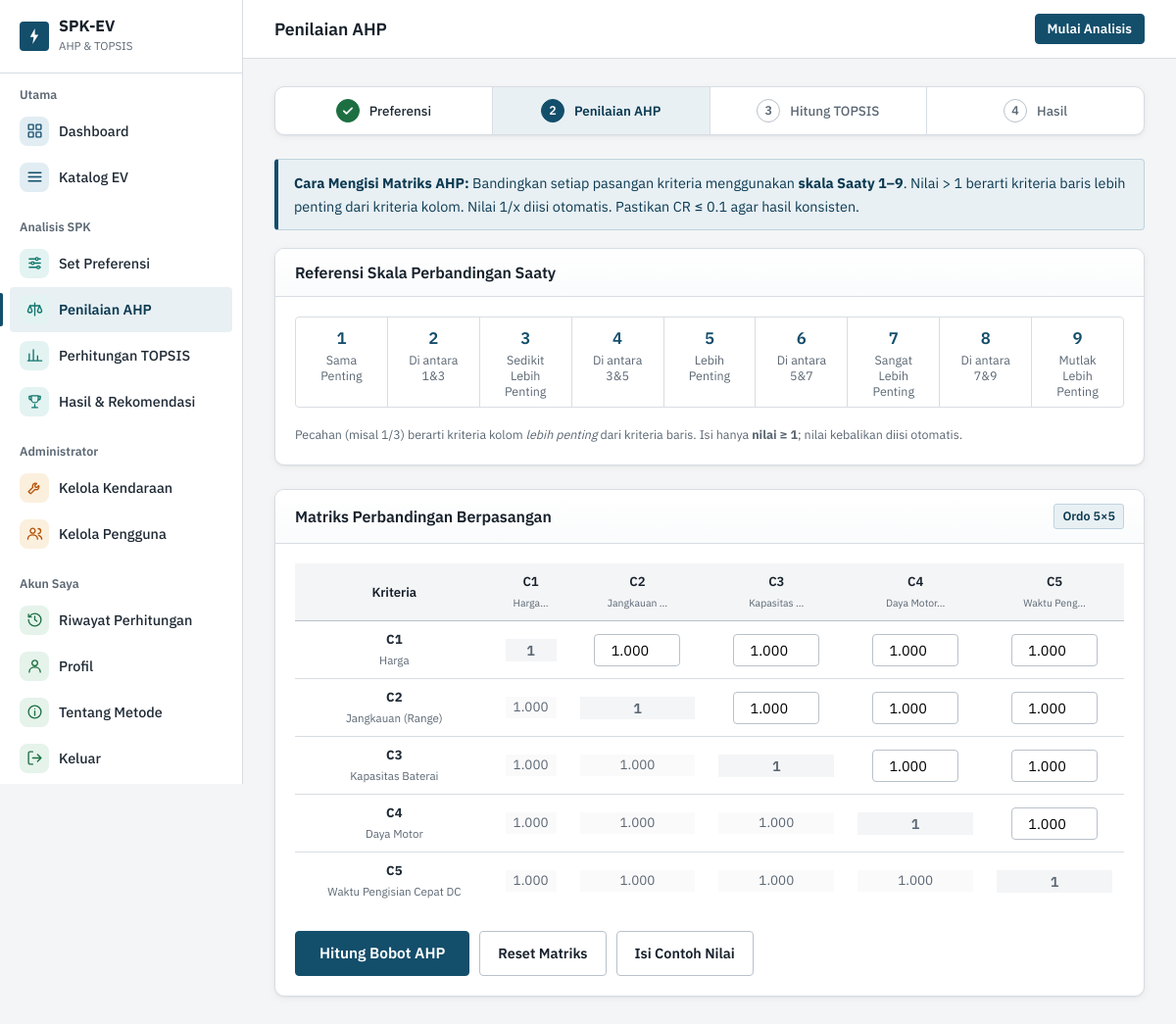
/pages/ahp.php (signed in), run on the app's committed database.
### tables this page shows
CREATE TABLE IF NOT EXISTS kriteria (
    id              INT AUTO_INCREMENT PRIMARY KEY,
    kode            VARCHAR(10)  UNIQUE NOT NULL,
    nama            VARCHAR(100) NOT NULL,
    kolom_db        VARCHAR(60)  NOT NULL,
    tipe            ENUM('benefit','cost') NOT NULL DEFAULT 'benefit',
    bobot_default   DECIMAL(6,4) DEFAULT 0.2000,
    satuan          VARCHAR(20),
    deskripsi       TEXT,
    aktif           TINYINT(1) DEFAULT 1
);

### includes/functions.php (called while the page is built, shortened)
<?php
require_once __DIR__ . '/icons.php';
function clean($val) {
    return htmlspecialchars(trim((string)$val), ENT_QUOTES, 'UTF-8');
}
function fetchAll($sql, $params = [], $types = '') {
    $conn = db();
    if (empty($params)) {
        $res = $conn->query($sql);
        return $res ? $res->fetch_all(MYSQLI_ASSOC) : [];
    }
    $stmt = $conn->prepare($sql);
    $stmt->bind_param($types, ...$params);
    $stmt->execute();
    return $stmt->get_result()->fetch_all(MYSQLI_ASSOC);
}
function getKriteria($aktifSaja = true) {
    $where = $aktifSaja ? 'WHERE aktif = 1' : '';
    return fetchAll("SELECT * FROM kriteria $where ORDER BY kode ASC");
}
?>

### pages/ahp.php (the view, shortened to what this page needs)
<?php
require_once __DIR__ . '/../includes/functions.php';
$kriteria  = getKriteria();
$n         = count($kriteria);
$matriksSimpan = [];
include __DIR__ . '/../includes/header.php';
include __DIR__ . '/../includes/navbar.php';
?>
<div class="step-nav fade-up mb-4">
  <div class="step-item done"><div class="step-num"><?= icon('check') ?></div><div class="step-label">Preferensi</div></div>
  <div class="step-item active"><div class="step-num">2</div><div class="step-label">Penilaian AHP</div></div>
  <div class="step-item"><div class="step-num">3</div><div class="step-label">Hitung TOPSIS</div></div>
  <div class="step-item"><div class="step-num">4</div><div class="step-label">Hasil</div></div>
</div>
<div class="info-box fade-up">
  <strong>Cara Mengisi Matriks AHP:</strong>
  Bandingkan setiap pasangan kriteria menggunakan <strong>skala Saaty 1–9</strong>.
  Nilai > 1 berarti kriteria baris lebih penting dari kriteria kolom.
  Nilai 1/x diisi otomatis. Pastikan CR ≤ 0.1 agar hasil konsisten.
</div>
<div class="card fade-up mb-4">
  <div class="card-header"><h3>Referensi Skala Perbandingan Saaty</h3></div>
  <div class="card-body">
    <div class="saaty-ref">
      <div class="saaty-item"><div class="num">1</div><div class="desc">Sama Penting</div></div>
      <div class="saaty-item"><div class="num">2</div><div class="desc">Di antara 1&amp;3</div></div>
      <div class="saaty-item"><div class="num">3</div><div class="desc">Sedikit Lebih Penting</div></div>
      <div class="saaty-item"><div class="num">4</div><div class="desc">Di antara 3&amp;5</div></div>
      <div class="saaty-item"><div class="num">5</div><div class="desc">Lebih Penting</div></div>
      <div class="saaty-item"><div class="num">6</div><div class="desc">Di antara 5&amp;7</div></div>
      <div class="saaty-item"><div class="num">7</div><div class="desc">Sangat Lebih Penting</div></div>
      <div class="saaty-item"><div class="num">8</div><div class="desc">Di antara 7&amp;9</div></div>
      <div class="saaty-item"><div class="num">9</div><div class="desc">Mutlak Lebih Penting</div></div>
    </div>
    <p style="font-size:0.78rem;color:var(--text-muted);margin-top:10px">
      Pecahan (misal 1/3) berarti kriteria kolom <em>lebih penting</em> dari kriteria baris. Isi hanya <strong>nilai ≥ 1</strong>; nilai kebalikan diisi otomatis.
    </p>
  </div>
</div>
<div class="card fade-up mb-4">
  <div class="card-header">
    <h3>Matriks Perbandingan Berpasangan</h3>
    <span class="badge badge-blue">Ordo <?= $n ?>×<?= $n ?></span>
  </div>
  <div class="card-body">
    <form method="POST" action="" id="formAHP">
      <div class="table-wrap">
        <table class="matrix-table">
          <thead>
            <tr>
              <th style="min-width:140px">Kriteria</th>
              <?php foreach ($kriteria as $k): ?>
                <th title="<?= clean($k['nama']) ?>">
                  <?= clean($k['kode']) ?><br>
                  <span style="font-size:0.65rem;font-weight:400;color:var(--text-muted)">
                    <?= mb_substr(clean($k['nama']), 0, 10) ?>…
                  </span>
                </th>
              <?php endforeach; ?>
            </tr>
          </thead>
          <tbody>
            <?php foreach ($kriteria as $i => $ki): ?>
            <tr>
              <td style="font-size:0.82rem">
                <strong><?= clean($ki['kode']) ?></strong><br>
                <span style="color:var(--text-muted);font-size:0.72rem"><?= clean($ki['nama']) ?></span>
              </td>
              <?php foreach ($kriteria as $j => $kj): ?>
                <?php
                  $savedVal = $matriksSimpan[$ki['kode']][$kj['kode']] ?? null;
                ?>
                <td>
                  <?php if ($i === $j): ?>
                    <div class="cell-diagonal">1</div>
                  <?php elseif ($j > $i): ?>
                    <input type="number" class="matrix-input"
                           name="m[<?=$i?>][<?=$j?>]"
                           id="m_<?=$i?>_<?=$j?>"
                           min="0.111" max="9" step="0.001"
                           value="<?= $savedVal ? formatAngka($savedVal,3) : '1.000' ?>"
                           title="<?= clean($ki['kode']) ?> vs <?= clean($kj['kode']) ?>"
                           onchange="updateRecipr(<?=$i?>,<?=$j?>)">
                  <?php else: ?>
                    <div class="cell-lower" id="r_<?=$i?>_<?=$j?>">
                    </div>
                  <?php endif; ?>
                </td>
              <?php endforeach; ?>
            </tr>
            <?php endforeach; ?>
          </tbody>
        </table>
      </div>
      <div style="display:flex;gap:10px;margin-top:22px;flex-wrap:wrap">
        <button type="submit" class="btn btn-primary btn-lg">
          Hitung Bobot AHP
        </button>
        <button type="button" class="btn btn-outline" onclick="resetMatrix()">
          Reset Matriks
        </button>
        <button type="button" class="btn btn-outline" onclick="isiContoh()">
          Isi Contoh Nilai
        </button>
      </div>
    </form>
  </div>
</div>
<?php include __DIR__ . '/../includes/footer.php'; ?>

### data on the page
kriteria: kode "C1", nama "Harga"
kriteria: kode "C2", nama "Jangkauan", value "1.000", nama "Jangkauan (Range)"
kriteria: kode "C3", nama "Kapasitas", value "1.000", nama "Kapasitas Baterai"
kriteria: kode "C4", nama "Daya Motor", value "1.000"
kriteria: kode "C5", nama "Waktu Peng", value "1.000", nama "Waktu Pengisian Cepat DC"

### other printed values
$pageTitle "Penilaian AHP"
$n "5"
